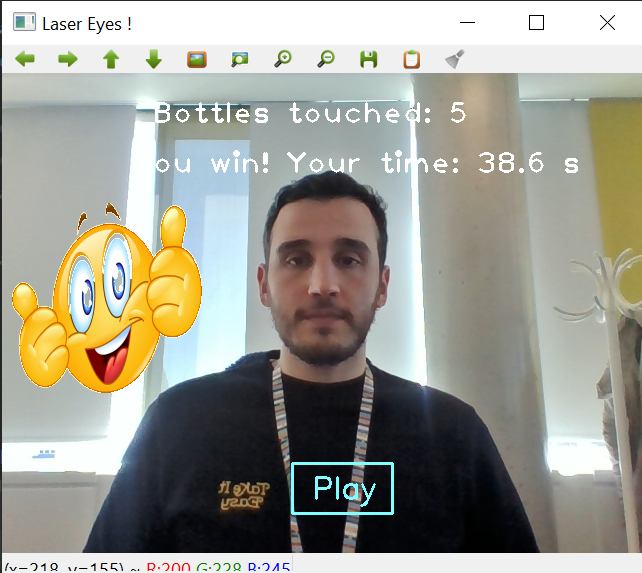
#> input picture images/end.PNG, 642 x 573 px
$ python -i gui.py   (imports and definitions only)
#> lines starting #> are read from the running program, lines starting #| are printed output that depends on the picture; after the words box and inside, x2 and y2 are one past the last pixel; in counts of white or black regions, pixels touching at a corner belong together
#> further down, picture is the input picture: shape (573, 642, 3); mean B, G, R 146.4, 156.7, 157.1
import cv2
import random
import time
from utils.language import USED_LANGUAGE


class Button(object):
    """
    This class defines the PLAY button used to start a game
    """

    # [57 lines left out: functions __init__, handle_event, draw, not called in this run]


def applying_mask(img):
    """
    This function allows to create the mask of each image used during the game.
    The output gives the mask of the image, its inverse mask also which will be inserted in the game.

    :param img: This is the image to which the mask is applied
    :return:
    mask: Creation of a new single-layer image uses for masking
    mask_inv: The initial mask will define the area for the image, and the inverse mask will be for the region
              around the image
    img: The image in 3-channel BGR format
    """
    # Create the mask for the object
    objectGray = cv2.cvtColor(img, cv2.COLOR_BGR2GRAY)
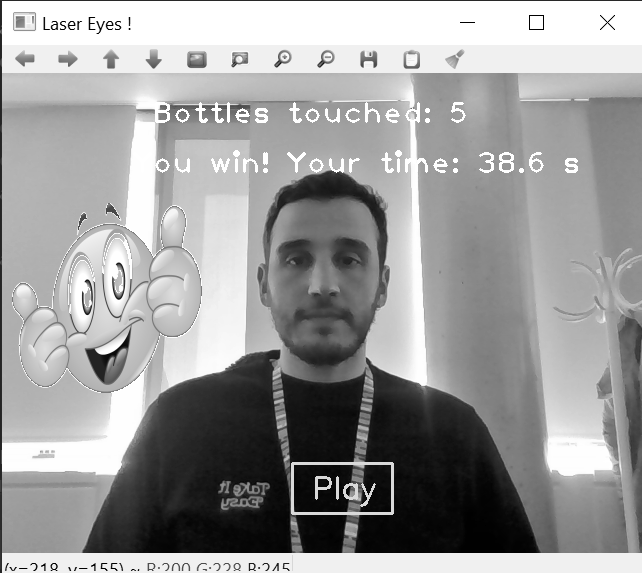
#> objectGray: shape (573, 642); min 0, max 255, mean 155.7
    ret, mask = cv2.threshold(objectGray, 10, 255, cv2.THRESH_BINARY)
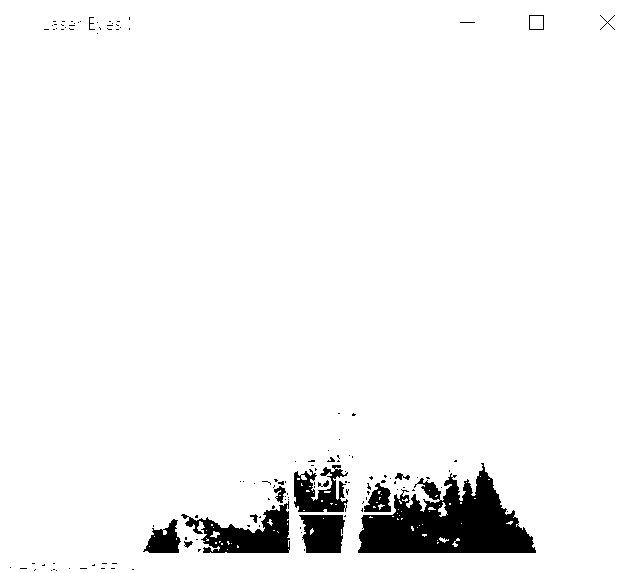
#> mask: shape (573, 642); 95.5% white; 126 black regions (111 under 20 px), largest, box (x1, y1, x2, y2) and area: (358, 463, 536, 553) 8871, (181, 501, 290, 553) 2704, (294, 465, 348, 512) 1516

    # Create the inverted mask for the object
    mask_inv = cv2.bitwise_not(mask)
    img = img[:, :, 0:3]

    return mask, mask_inv, img


# [227 lines left out: functions resizing, display_score, display_countdown, draw_explosion, draw_laser, draw_bottle and 2 more, not called in this run]

>>> import cv2
>>> picture = cv2.imread('../images/end.PNG')
>>> result = applying_mask(picture)
